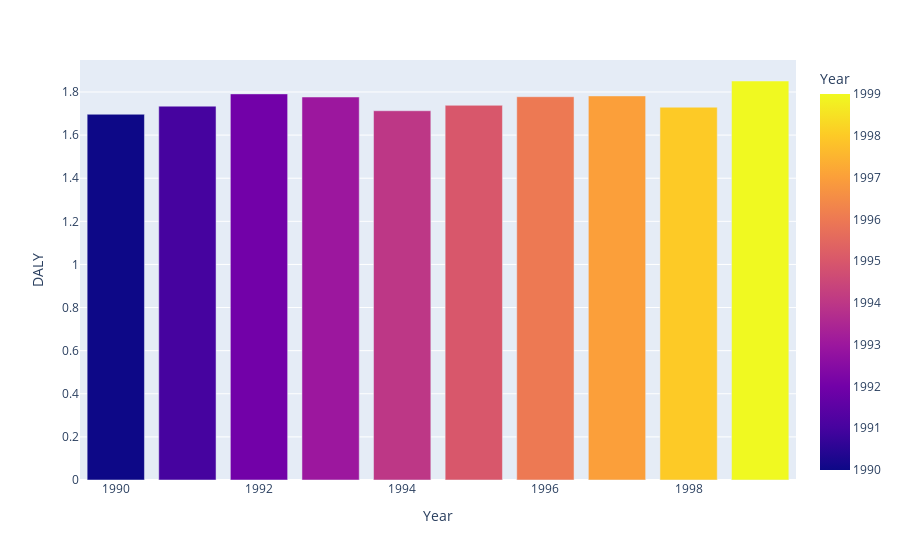

Here is the notebook cell this chart was saved with:
### Code cell
# Yearwise variation of mental health fitness
year_DALY = px.bar(data.head(10), x = 'Year', y = 'DALY', color = 'Year')
year_DALY.show()

### Figure 1 — Plotly figure (JSON) as saved in the notebook; plotly's stock layout.template omitted (floating-point values rounded to 4 significant figures)
{"data": [{"alignmentgroup": "True", "hovertemplate": "Year=%{marker.color}<br>DALY=%{y}<extra></extra>", "legendgroup": "", "marker": {"color": [1990, 1991, 1992, 1993, 1994, 1995, 1996, 1997, 1998, 1999], "coloraxis": "coloraxis", "pattern": {"shape": ""}}, "name": "", "offsetgroup": "", "orientation": "v", "showlegend": false, "textposition": "auto", "type": "bar", "x": [1990, 1991, 1992, 1993, 1994, 1995, 1996, 1997, 1998, 1999], "xaxis": "x", "y": [1.697, 1.734, 1.791, 1.777, 1.713, 1.738, 1.778, 1.782, 1.729, 1.851], "yaxis": "y"}], "layout": {"barmode": "relative", "coloraxis": {"colorbar": {"title": {"text": "Year"}}, "colorscale": [[0, "#0d0887"], [0.1111, "#46039f"], [0.2222, "#7201a8"], [0.3333, "#9c179e"], [0.4444, "#bd3786"], [0.5556, "#d8576b"], [0.6667, "#ed7953"], [0.7778, "#fb9f3a"], [0.8889, "#fdca26"], [1, "#f0f921"]]}, "legend": {"tracegroupgap": 0}, "margin": {"t": 60}, "xaxis": {"anchor": "y", "domain": [0, 1], "title": {"text": "Year"}}, "yaxis": {"anchor": "x", "domain": [0, 1], "title": {"text": "DALY"}}}}
